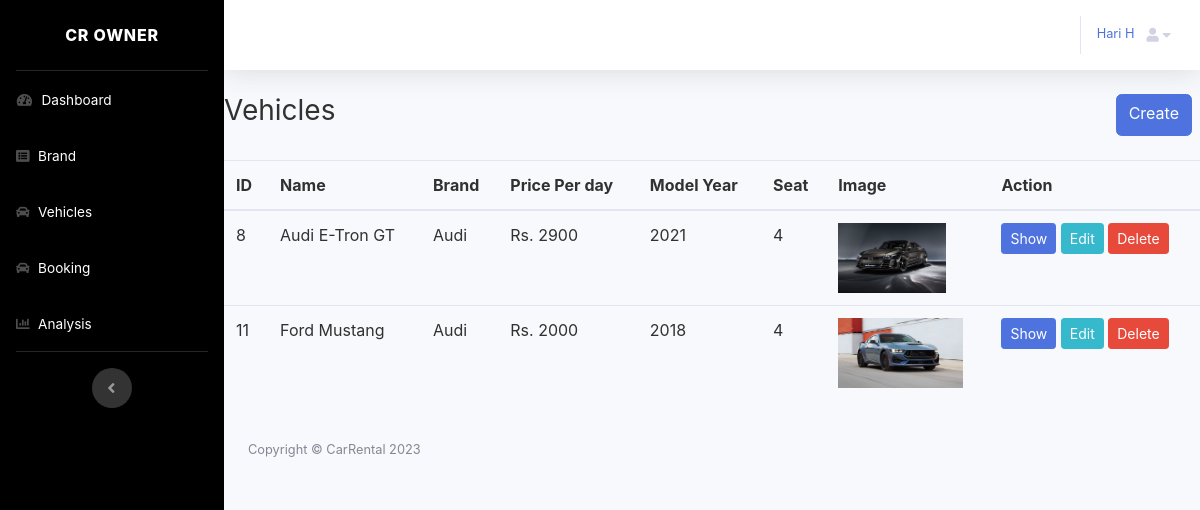
/owner/vehicles/index.php (signed in), run on the app's committed database.
### tables this page shows
CREATE TABLE `users` (
  `id` int(11) NOT NULL,
  `name` varchar(100) NOT NULL,
  `email` varchar(100) NOT NULL,
  `password` varchar(100) NOT NULL,
  `phone` varchar(100) NOT NULL,
  `role` varchar(100) NOT NULL DEFAULT 'renter',
  `license` varchar(250) NOT NULL,
  `code` int(11) NOT NULL
);

CREATE TABLE `owner_vehicle` (
  `id` int(11) NOT NULL,
  `name` varchar(100) NOT NULL,
  `user_id` int(11) NOT NULL,
  `owner_brand_id` int(11) NOT NULL,
  `price` int(50) NOT NULL,
  `model_year` year(4) NOT NULL,
  `seat` int(11) NOT NULL,
  `vehicle_no` varchar(100) NOT NULL,
  `description` text NOT NULL,
  `image` varchar(250) NOT NULL,
  `paper_work` varchar(250) NOT NULL
);

CREATE TABLE `owner_brand` (
  `id` int(11) NOT NULL,
  `user_id` int(11) NOT NULL,
  `name` varchar(100) NOT NULL,
  `description` text NOT NULL
);

### owner/owner.php (called while the page is built, shortened)
<?php
require __DIR__  . "/../db.php";
$page_url = "http://localhost/Onlinecarrental/owner/";

### db.php (called while the page is built, shortened)
<?php
function pdo()
{
    $dbhost = "localhost";
    $dbname = "cars";
    $dbuser = "root";
    $dbpass = "";
    $options = [
        PDO::ATTR_DEFAULT_FETCH_MODE => PDO::FETCH_ASSOC
    ];
    $dsn = "mysql:host=" . $dbhost . ";dbname=" . $dbname;
    try {
        $pdo = new PDO($dsn, $dbuser, $dbpass, $options);
    } catch (PDOException $e) {
        die("Cannot Connect to Database: " . $e->getMessage());
    }
    return $pdo;
}
function query($sql, $all = true)
{
    $pdo = pdo();
    $stmt = $pdo->prepare($sql);
    $stmt->execute();
    if ($all) {
        return $stmt->fetchAll();
    }
    return $stmt->fetch();
}
function where($table, $col, $opr, $val, $all = true)
{
    $pdo = pdo();
    $stmt = $pdo->prepare("SELECT * FROM $table WHERE $col $opr ?");
    $stmt->execute([$val]);
    return $stmt->fetch();
}
function find($table, $id)
{
    return where($table, 'id', '=', $id, false);
}

### owner/vehicles/index.php (the view, shortened to what this page needs)
<?php require_once __DIR__ . "/../owner.php";
?>
<!DOCTYPE html>
<html lang="en">
<head>
    <link rel="stylesheet" href="<?php echo $page_url; ?>vendor/fontawesome/css/all.min.css">
    <link href="<?php echo $page_url; ?>css/sb-admin-2.min.css" rel="stylesheet">
</head>
<body id="page-top" style="color: #303130;">
    <div id="wrapper">
<?php require  "../header.php"; ?>
<div class="d-flex justify-content-between mb-4">
    <h3>Vehicles</h3>
    <a href="create.php" class="btn btn-primary mx-2">Create</a>
</div>
<table class="table" style="color: #303130;">
    <thead>
        <tr>
            <th>ID</th>
            <th>Name</th>
            <th>Brand</th>
            <th>Price Per day</th>
            <th>Model Year</th>
            <th>Seat</th>
            <th>Image</th>
            <th>Action</th>
        </tr>
    </thead>
    <tbody>
        <?php
$vehicles = query('SELECT * FROM `owner_vehicle` where user_id='.user()['id']);
        foreach ($vehicles as $item) :
            $category = find('owner_brand', $item['owner_brand_id'] );
        ?>
            <tr>
                <td><?php echo $item['id']; ?></td>
                <td><?php echo $item['name']; ?></td>
                <td><?php echo $category['name']; ?></td>
                <td> Rs. <?php echo $item['price']; ?></td>
                <td> <?php echo $item['model_year']; ?></td>
                <td> <?php echo $item['seat']; ?></td>
                <td>
                    <img height="70px" src="../../uploads/<?php echo $item['image']; ?> ">
                </td>
                <td>
                    <a class="btn btn-primary btn-sm" href="show.php?id=<?php echo $item['id']; ?>">
                        Show
                    </a>
                    <a class="btn btn-info btn-sm" href="edit.php?id=<?php echo $item['id']; ?>">
                        Edit
                    </a>
                    <a class="btn btn-danger btn-sm" href="#!" onclick="confirmDelete(<?php echo $item['id']; ?>)">
                        Delete
                    </a>
                </td>
            </tr>
        <?php endforeach; ?>
    </tbody>
</table>
<?php require "../footer.php"; ?>

### owner/header.php (shortened to what this page needs)
<?php require_once __DIR__ . "/owner.php";?>
        <ul class="navbar-nav sidebar sidebar-dark accordion" id="accordionSidebar" style="background-color: black;">
            <a class="sidebar-brand d-flex align-items-center justify-content-center" href="http://localhost/Onlinecarrental/owner/index.php">
                <div class="sidebar-brand-text mx-3">CR owner</div>
            </a>
            <hr class="sidebar-divider my-0">
            <li class="nav-item">
                <a class="nav-link text-white" href="<?php echo $page_url; ?>">
                    <i class="fas fa-fw fa-tachometer-alt"></i>
                    <span>Dashboard</span></a>
            </li>
            <li class="nav-item">
                <a class="nav-link text-white" href="<?php echo $page_url; ?>/brands">
                    <i class="fa fa-list-alt"></i>
                    <span>Brand</span></a>
            </li>
            <li class="nav-item">
                <a class="nav-link text-white" href="<?php echo $page_url; ?>/vehicles">
                    <i class="fas fa-car"></i>
                    <span>Vehicles</span></a>
            </li>
            <li class="nav-item">
                <a class="nav-link text-white" href="<?php echo $page_url; ?>/booking">
                    <i class="fas fa-car"></i>
                    <span>Booking</span></a>
            </li>
            <li class="nav-item">
                <a class="nav-link text-white" href="<?php echo $page_url; ?>analysis.php">
                    <i class="fas fa-chart-bar"></i>
                    <span>Analysis</span></a>
            </li>
            <hr class="sidebar-divider d-none d-md-block">
            <div class="text-center d-none d-md-inline">
                <button class="rounded-circle border-0"  id="sidebarToggle"></button>
            </div>
        </ul>
        <div id="content-wrapper" class="d-flex flex-column">
            <div id="content">
                <nav class="navbar navbar-expand navbar-light bg-white topbar mb-4 static-top shadow">
                    <ul class="navbar-nav ml-auto">
                        <a class=" d-none d-lg-inline text-black small mt-4"  href="http://localhost/Onlinecarrental/owner/profile/index.php"><?php $user = find('users', $_SESSION['user_id']);
        echo substr($user['name'], 0, 6);
        ?></a>
                        <li class="nav-item dropdown no-arrow">
                            <span class="nav-link dropdown-toggle"  href="#" id="userDropdown" data-toggle="dropdown" aria-haspopup="true" aria-expanded="false">
                                <i class="fas fa-user fa-sm fa-fw mr-2" href="#">
                                <i class="fas fa-caret-down"></i>
                                </i>
                            </span>
                        </li>
                    </ul>
                </nav>

### data on the page
users: name "Hari H"
owner_vehicle: id "8", name "Audi E-Tron GT", owner_brand.name "Audi", price "2900", model_year "2021", seat "4", image (picture)
owner_vehicle: id "11", name "Ford Mustang", owner_brand.name "Audi", price "2000", model_year "2018", seat "4", image (picture)
